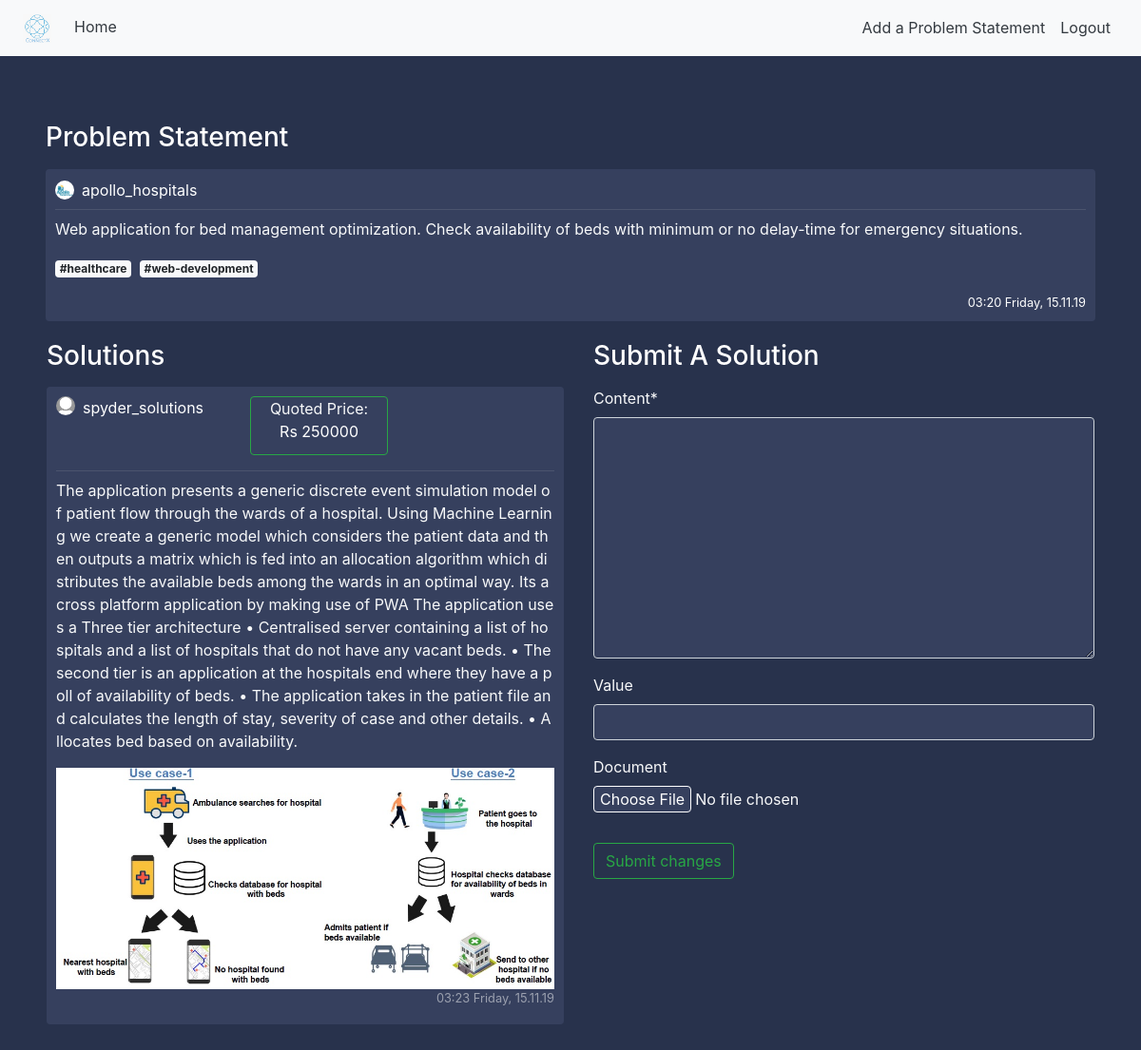
The app's page /post/43/ (signed in) with its own data.
### blog/models.py (models this page shows, shortened)
class Post(models.Model):
    content = models.TextField(max_length=150)
    tags = TaggableManager()
    date_posted = models.DateTimeField(default=timezone.now)
    author = models.ForeignKey(User, on_delete=models.CASCADE)

class Comment(models.Model):
    content = models.TextField(max_length=1000)
    value=models.CharField(max_length=10,blank=True)
    document = models.ImageField(upload_to='problems',blank=True,null=True)
    tags=TaggableManager()
    date_posted = models.DateTimeField(default=timezone.now)
    author = models.ForeignKey(User, on_delete=models.CASCADE)
    post_connected = models.ForeignKey(Post, on_delete=models.CASCADE)

### users/models.py (models this page shows, shortened)
class Profile(models.Model):
    user = models.OneToOneField(User, on_delete=models.CASCADE)
    company=models.CharField(max_length=20, blank=True)
    domain = models.CharField(max_length=20, blank=True)
    image = models.ImageField(default='default.jpg', upload_to='profile_pics')

### blog/views.py (the view)
# urls.py: path('post/<int:pk>/', PostDetailView.as_view(), name='post-detail'),
class PostDetailView(DetailView):
    model = Post
    template_name = 'blog/post_detail.html'
    context_object_name = 'post'
    def get_context_data(self, **kwargs):
        data = super().get_context_data(**kwargs)
        comments_connected = Comment.objects.filter(post_connected=self.get_object()).order_by('-date_posted')
        data['comments'] = comments_connected
        data['form'] = NewCommentForm(instance=self.request.user)
        return data
    def post(self, request, *args, **kwargs):
        new_comment = Comment(content=request.POST.get('content'),value=request.POST.get('value'),document=request.FILES.get('document'),
                              author=self.request.user,
                              post_connected=self.get_object())
        new_comment.save()
        return self.get(self, request, *args, **kwargs)

### blog/forms.py
class NewCommentForm(forms.ModelForm):
    class Meta:
        model = Comment
        fields = ['content','value','document','tags']

### blog/templates/blog/post_detail.html (shortened to what this page needs)
{% extends "blog/basetest1.html" %}
{% load crispy_forms_tags %}
{% block content %}
<div class="p-5">
    <h3 class="white-important mb-3">
        Problem Statement
    </h3>
   <article class="media content-section">
        <div style="width: 100%; word-break: break-all;">
            <div class="pb-2 row m-0" style="width: 100%; margin-right: 0 !important;">
               <div
                       style="padding-left: 0px !important;"
                       class="col-8 no-padding d-flex align-items-center">
                   <img
                       class="rounded-circle mr-2"
                       style="width: 20px; height: 20px;"
                       src="{{ post.author.profile.image.url }}">
                   <a class="mr-2 white-important" href="{% url 'user-posts' post.author %}">
                       {{ post.author }}
                   </a>
               </div>
               <div class="col-4 d-flex flex-row-reverse no-padding align-items-center"
                    style="padding-right: 0 !important;">
               </div>
           </div>
            <div
                    class="mb-2"
                    style="width: 100%; height: 1px; background-color: rgba(255, 255, 255, 0.1)"></div>
            <a style="color: rgba(255, 255, 255, 0.5) !important;">
                <p class="text-light">
                    {{ post.content }}
                </p>
                <p>
                  {% for tag in post.tags.all %}
                  <a href="#" class="mr-1 badge badge-light">#{{ tag }}</a>
                   {% endfor %}
                   </p>
                <small
                    class="white-important d-flex full-width flex-row-reverse">
                    {{ post.date_posted | date:"H:i l, d.m.y" }}
                </small>
            </a>
        </div>
   </article>
    <div class="row pl-3">
        <div class="col-12 col-md-6 pl-0">
         <h3 class="white-important mb-3">
             Solutions
         </h3>
        {% for comment in comments %}
            <article class="media content-section">
                <div style="width: 100%; word-break: break-all;">
                <div class="pb-2 row m-0" style="width: 100%; margin-right: 0 !important;">
                   <div
                           style="padding-left: 0px !important;"
                           class="col-8 no-padding d-flex justify-content-between ">
                       <img
                           class="rounded-circle mr-2"
                           style="width: 20px; height: 20px;"
                           src="{{ comment.author.profile.image.url }}">
                       <a class="mr-2 flex-grow-1 white-important" href="{% url 'user-posts' comment.author.username %}">
                           {{ comment.author }}
                       </a>
                       <div class="card round-pill bg-light bg-transparent border-success mb-3 col-5 d-flex align-items-center text-light"style="width:10px;"> Quoted Price:
                           <div class="card-title text-white">
                               {{comment.value}}
                          </div>
                       </div>
               </div>
                <div
                        class="mb-2"
                        style="width: 100%; height: 1px; background-color: rgba(255, 255, 255, 0.1)"></div>
                <a style="color: rgba(255, 255, 255, 0.5) !important;">
                    <p class="text-light">
                        {{ comment.content }}
                    </p></a>
             <img src="{{ comment.document.url }}" class=" ">
                    <small
                        class="white-important d-flex full-width flex-row-reverse text-muted">
                        {{ comment.date_posted | date:"H:i l, d.m.y" }}
                    </small>
            </div>
            </div>
            </article>
        {% endfor %}
        </div>
        {% if user is not None %}
            <div class="col-12 col-md-6 pl-0 pl-md-3 pr-3">
                <h3 class="white-important mb-3">
                    Submit A Solution
                </h3>
                <form method="POST" enctype="multipart/form-data">
                    <fieldset class="form-group text-light">
                        {{ form | crispy }}
                    </fieldset>
                    <div class="form-group">
                        <button class="btn btn-outline-success" type="submit">Submit changes</button>
                    </div>
                </form>
            </div>
        {% endif %}
    </div>
    </div>
{% endblock content %}

### blog/static/blog/main.css (style rules this page uses)
:root { --muted-color: rgba(255, 255, 255, 0.5); }
body { background:#28324c; color: var(--muted-color); margin-top: 5rem; }
h1, h2, h3, h4, h5, h6 { color: var(--muted-color); }
.content-section { background: #36405e; padding: 10px 10px; margin-bottom: 20px; }
.no-padding { padding: 0 !important; }
a { color: white; text-underline: none; text-decoration: none !important; }
.text-muted { color: var(--muted-color) !important; }
article { border-radius: 4px; }
.white-important { color: white; }
.full-width { width: 100% }
.form-control { background-color: #36405e !important; color: var(--muted-color) !important; box-shadow: 0 0 0 0 !important; }

### blog/templates/blog/post_detail.html (style rules this page uses)
img { max-width:100%; max-height:100%; }

### records on screen
Post: author.profile.image (picture), author "apollo_hospitals", content "Web application for bed management optimization. Check availability of beds with minimum or no delay-time for emergency situations.", date_posted "03:20 Friday, 15.11.19"
Tag: name "healthcare"
Tag: name "web-development"
Comment: author.profile.image (placeholder picture), author "spyder_solutions", value "Rs 250000", content "The application presents a generic discrete event simulation model of patient flow through the wards of a hospital. Using Machine Learning we create a generic model which considers the patient data and then outputs a matrix which is fed into an allocation algorithm which distributes the available beds among the wards in an optimal way. Its a cross platform application by making use of PWA The application uses a Three tier architecture • Centralised server containing a list of hospitals and a list of hospitals that do not have any vacant beds. • The second tier is an application at the hospitals end where they have a poll of availability of beds. • The application takes in the patient file…", document (picture), date_posted "03:23 Friday, 15.11.19"
